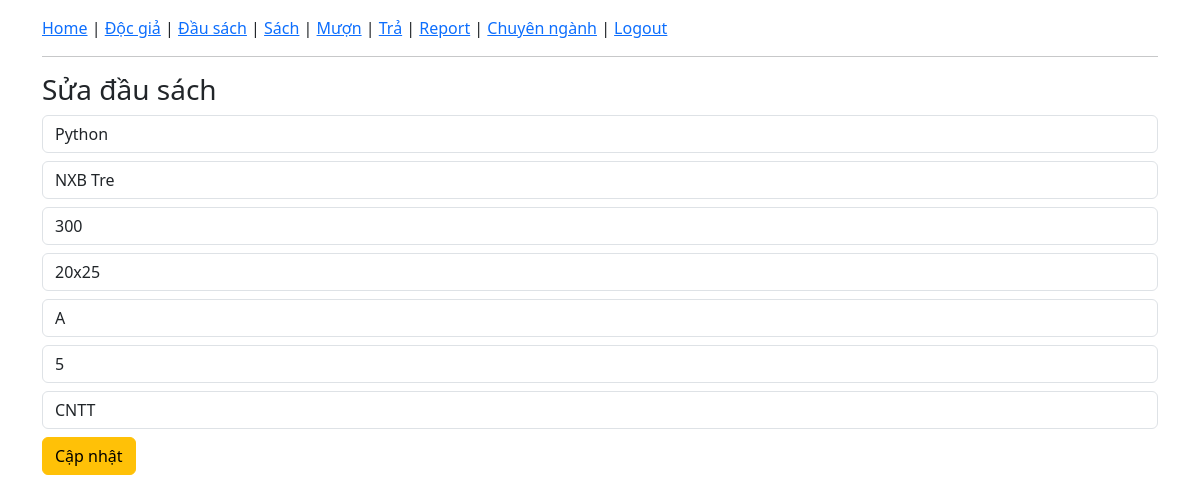
Page /edit_dau_sach/1 on the committed database.
### tables this page shows
CREATE TABLE dau_sach(
ma_dau_sach INTEGER PRIMARY KEY AUTOINCREMENT,
ten_sach TEXT,nha_xuat_ban TEXT,so_trang INTEGER,
kich_thuoc TEXT,tac_gia TEXT,so_luong INTEGER,
ma_chuyen_nganh INTEGER);

CREATE TABLE chuyen_nganh(
ma_chuyen_nganh INTEGER PRIMARY KEY AUTOINCREMENT,
ten_chuyen_nganh TEXT,mo_ta TEXT);

### app.py (the view, shortened to what this page needs)
@app.route("/edit_dau_sach/<int:id>", methods=["GET","POST"])
def edit_dau_sach(id):
    conn = get_db()
    data = conn.execute("SELECT * FROM dau_sach WHERE ma_dau_sach=?", (id,)).fetchone()
    cn = conn.execute("SELECT * FROM chuyen_nganh").fetchall()
    conn.close()
    return render_template("edit_dau_sach.html", d=data, chuyen_nganh=cn)

### app.py (called while the page is built)
def get_db():
    return sqlite3.connect("library.db")

### templates/edit_dau_sach.html
{% extends "base.html" %}
{% block content %}
<h3>Sửa đầu sách</h3>
<form method="post">
<input name="ten" value="{{ d[1] }}" class="form-control mb-2">
<input name="nxb" value="{{ d[2] }}" class="form-control mb-2">
<input name="trang" value="{{ d[3] }}" class="form-control mb-2">
<input name="size" value="{{ d[4] }}" class="form-control mb-2">
<input name="tacgia" value="{{ d[5] }}" class="form-control mb-2">
<input name="soluong" value="{{ d[6] }}" class="form-control mb-2">
<select name="ma_chuyen_nganh" class="form-control mb-2">
{% for c in chuyen_nganh %}
<option value="{{ c[0] }}"
{% if c[0]|string == d[7]|string %}selected{% endif %}>
{{ c[1] }}
</option>
{% endfor %}
</select>
<button class="btn btn-warning">Cập nhật</button>
</form>
{% endblock %}

### rows in the picture
dau_sach: ten "Python", nxb "NXB Tre", trang "300", size "20x25", tacgia "A", soluong "5", ma_chuyen_nganh "CNTT"
